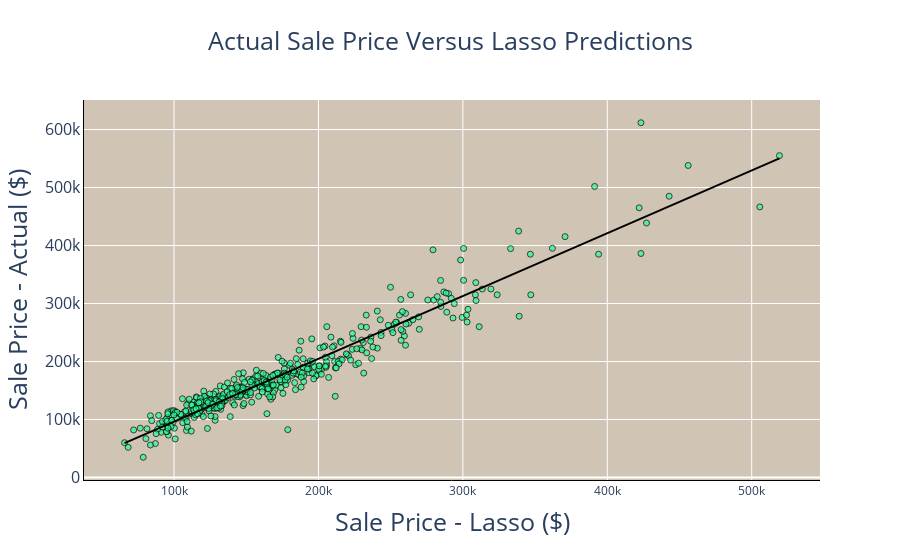

Notebook code cell kept with this figure:
### Code cell
fig = px.scatter(FullPredictions, x = 'Lasso', y ='Actual',title = 'Actual Sale Price Versus Lasso Predictions',
                         color_discrete_sequence = ['#2AFC98', '#4B7F52','#DE541E' ],
                 trendline = 'ols',
                 trendline_color_override="black",
                 opacity = 0.7,
                labels = {'variable':'Feature'}
                )


fig.update_layout(
    xaxis_title = 'Sale Price - Lasso ($)',
    yaxis_title = 'Sale Price - Actual ($)',
    title_x=0.5,
    plot_bgcolor = '#d0c5b5',
    title_font = dict(size = 25),

    yaxis = dict(
        tickfont = dict(size=16),
        titlefont = dict(size = 25),
        linecolor = 'black',

    ),
    xaxis = dict(
        tickfont = dict(size=12),
        titlefont = dict(size =25),
        linecolor = 'black'  ,

    ),
    legend=dict(
        yanchor='top',
        y = .98,
        xanchor='right',
        x = 0.98
    )   
)
fig.update_traces(marker=dict(size=6,
                              line=dict(width=1,
                                        color='black')),
                  selector=dict(mode='markers'))
fig.show()
results = px.get_trendline_results(fig)
results = results.iloc[0]["px_fit_results"].summary()
print(results)

### Figure 1 — Plotly figure (JSON) as saved in the notebook; plotly's stock layout.template omitted (floating-point values rounded to 4 significant figures; data arrays with more than 128 entries replaced by an {"elided": "..."} marker saying what was removed)
{"data": [{"hovertemplate": "Lasso=%{x}<br>Actual=%{y}<extra></extra>", "legendgroup": "", "marker": {"color": "#2AFC98", "line": {"color": "black", "width": 1}, "opacity": 0.7, "size": 6, "symbol": "circle"}, "mode": "markers", "name": "", "orientation": "v", "showlegend": false, "type": "scatter", "x": {"elided": "433 float values"}, "xaxis": "x", "y": {"elided": "433 float values"}, "yaxis": "y"}, {"hovertemplate": "<b>OLS trendline</b><br>Actual = 1.08282 * Lasso + -11998.6<br>R<sup>2</sup>=0.920224<br><br>Lasso=%{x}<br>Actual=%{y} <b>(trend)</b><extra></extra>", "legendgroup": "", "line": {"color": "black"}, "marker": {"color": "#2AFC98", "symbol": "circle"}, "mode": "lines", "name": "", "showlegend": false, "type": "scatter", "x": {"elided": "433 float values"}, "xaxis": "x", "y": {"elided": "433 float values"}, "yaxis": "y"}], "layout": {"legend": {"tracegroupgap": 0, "x": 0.98, "xanchor": "right", "y": 0.98, "yanchor": "top"}, "plot_bgcolor": "#d0c5b5", "title": {"font": {"size": 25}, "text": "Actual Sale Price Versus Lasso Predictions", "x": 0.5}, "xaxis": {"anchor": "y", "domain": [0, 1], "linecolor": "black", "tickfont": {"size": 12}, "title": {"font": {"size": 25}, "text": "Sale Price - Lasso ($)"}}, "yaxis": {"anchor": "x", "domain": [0, 1], "linecolor": "black", "tickfont": {"size": 16}, "title": {"font": {"size": 25}, "text": "Sale Price - Actual ($)"}}}}
